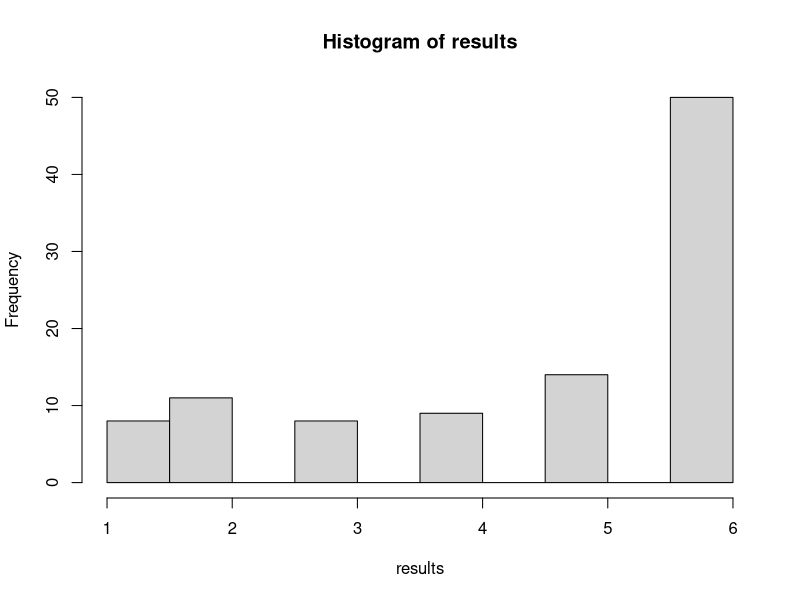

The R source for this figure:
roll3 <- function(faces = 1:6, number_of_dice = 1) {
  dice <- sample(x = faces, size = number_of_dice, 
                 replace = TRUE, 
                 prob = c(0.1, 0.1, 0.1, 0.1, 0.1, 0.5))
  sum(dice)
}

roll3()
# You can run the function 100 times, store the results and plot a histogram to varify your function
results <- replicate(n = 100, expr = roll3(), simplify=TRUE)
hist(results)
